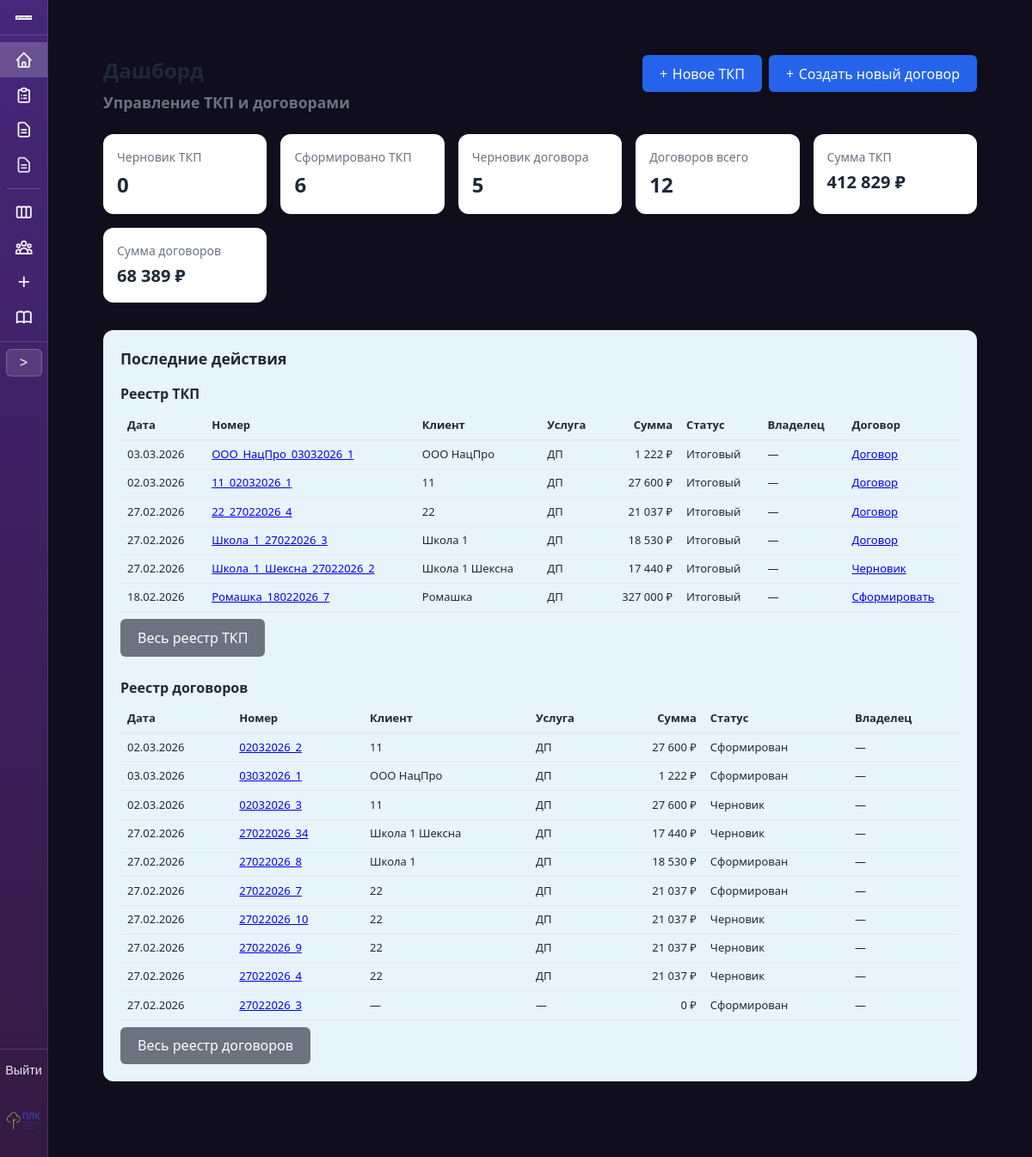
/start/ (signed in), run on an earlier commit of the app's database.
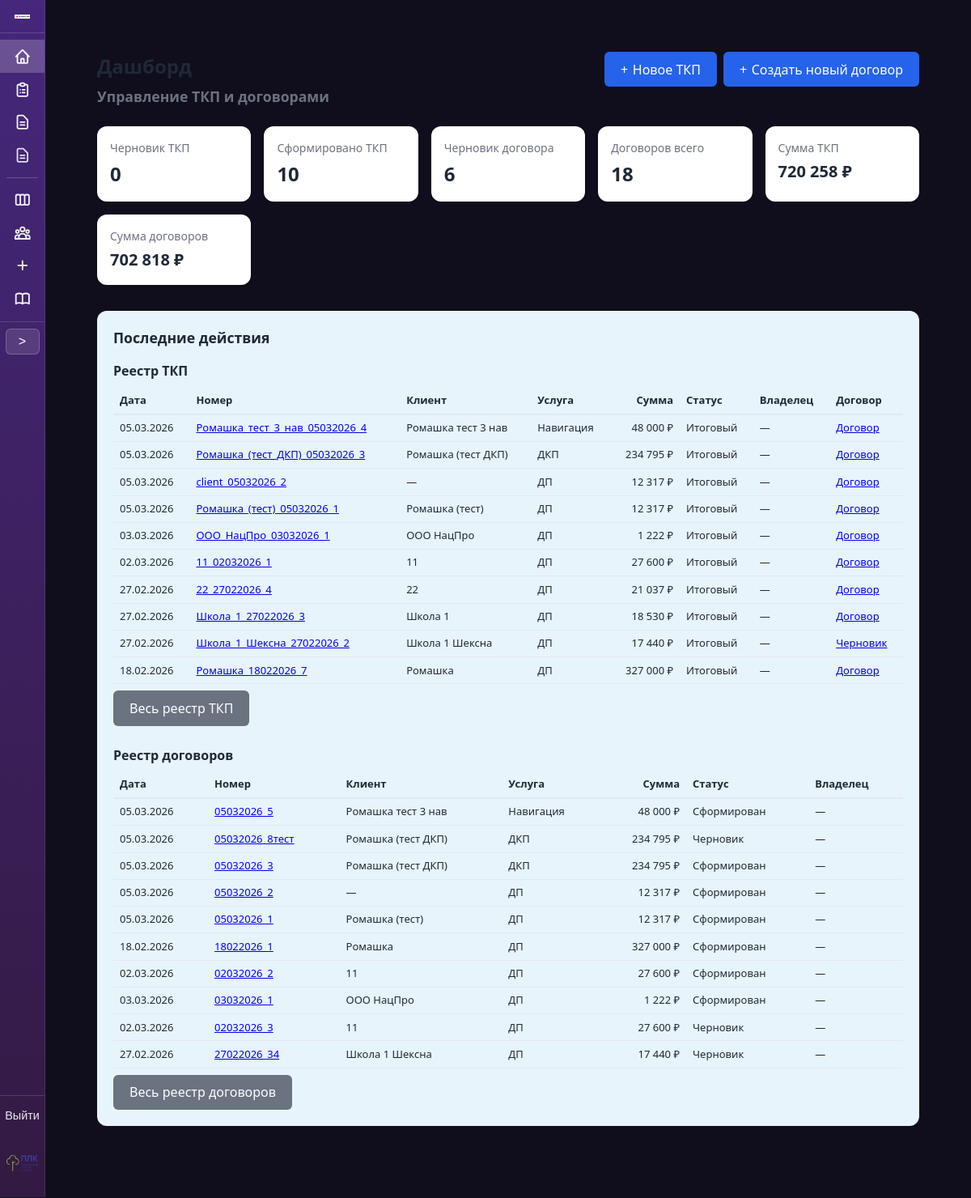
And on a later commit of the database.
### proposals/models.py (models this page shows, shortened)
class TKPRecord(models.Model):
    STATUS_DRAFT = 'draft'
    STATUS_FINAL = 'final'
    STATUS_CHOICES = [
        (STATUS_DRAFT, 'Черновик'),
        (STATUS_FINAL, 'Итоговый'),
    ]
    date = models.DateField('Дата')
    number = models.CharField('Номер документа', max_length=150, unique=True)
    client = models.CharField('Клиент', max_length=255, blank=True)
    service = models.CharField('Услуга', max_length=255)
    sum_total = models.DecimalField('Сумма', max_digits=15, decimal_places=2, default=0)
    room = models.TextField('Параметры объекта / помещение', blank=True)
    s = models.CharField('Площадь / количество', max_length=100, blank=True)
    text = models.TextField('Произвольный текст из ТКП', blank=True)
    status = models.CharField(
        'Статус',
        max_length=20,
        choices=STATUS_CHOICES,
        default=STATUS_FINAL,
    )
    notes = models.TextField('Заметки по сделке', blank=True, default='')
    rows_json = models.JSONField(
        'Строки комплексного ТКП (позиции)',
        null=True,
        blank=True,
        help_text='Список строк: service_name, comment, srok, unit, quantity, price_per_unit, total',
    )
    created_at = models.DateTimeField('Создано', auto_now_add=True)
    created_by = models.ForeignKey(
        settings.AUTH_USER_MODEL,
        on_delete=models.SET_NULL,
        null=True,
        blank=True,
        related_name='created_tkp_records',
        verbose_name='Владелец',
    )
    class Meta:
        verbose_name = 'Запись ТКП'
        verbose_name_plural = 'Записи ТКП'
        ordering = ['-created_at']

class ContractRecord(models.Model):
    STATUS_DRAFT = 'draft'
    STATUS_FINAL = 'final'
    STATUS_CHOICES = [
        (STATUS_DRAFT, 'Черновик'),
        (STATUS_FINAL, 'Итоговый'),
    ]
    date = models.DateField('Дата договора')
    number = models.CharField('Номер договора', max_length=50, unique=True)
    status = models.CharField('Статус', max_length=20, choices=STATUS_CHOICES, default=STATUS_FINAL)
    tkp = models.ForeignKey(
        TKPRecord,
        on_delete=models.SET_NULL,
        null=True,
        blank=True,
        verbose_name='ТКП',
        related_name='contracts',
    )
    counterparty = models.ForeignKey(
        Counterparty,
        on_delete=models.SET_NULL,
        null=True,
        blank=True,
        verbose_name='Контрагент',
    )
    client = models.CharField('Клиент', max_length=500, blank=True)
    service = models.CharField('Услуга', max_length=255, blank=True)
    sum_total = models.DecimalField('Сумма', max_digits=15, decimal_places=2, default=0)
    docx_file = models.CharField('Файл DOCX', max_length=255, blank=True)
    pdf_file = models.CharField('Файл PDF', max_length=255, blank=True)
    contract_snapshot = models.JSONField('Снимок реквизитов', null=True, blank=True)
    created_at = models.DateTimeField('Создано', auto_now_add=True)
    created_by = models.ForeignKey(
        settings.AUTH_USER_MODEL,
        on_delete=models.SET_NULL,
        null=True,
        blank=True,
        related_name='created_contract_records',
        verbose_name='Владелец',
    )
    class Meta:
        verbose_name = 'Запись договора'
        verbose_name_plural = 'Записи договоров'
        ordering = ['-created_at']

### proposals/views.py (the view)
# urls.py: path('start/', views.start_view, name='start'),
@login_required
@require_http_methods(['GET'])
def start_view(request):
    from django.db.models import Sum
    tkp_draft_count = TKPRecord.objects.filter(status=TKPRecord.STATUS_DRAFT).count()
    tkp_final_count = TKPRecord.objects.filter(status=TKPRecord.STATUS_FINAL).count()
    contract_draft_count = ContractRecord.objects.filter(status=ContractRecord.STATUS_DRAFT).count()
    contract_total_count = ContractRecord.objects.count()
    sum_tkp = TKPRecord.objects.filter(status=TKPRecord.STATUS_FINAL).aggregate(s=Sum('sum_total'))['s'] or 0
    sum_contracts = ContractRecord.objects.filter(status=ContractRecord.STATUS_FINAL).aggregate(s=Sum('sum_total'))['s'] or 0
    recent_tkp = TKPRecord.objects.select_related('created_by').order_by('-created_at')[:10]
    recent_contracts = ContractRecord.objects.select_related('created_by', 'tkp').order_by('-created_at')[:10]
    contract_by_tkp = {
        c.tkp_id: c
        for c in ContractRecord.objects.filter(
            status=ContractRecord.STATUS_FINAL, tkp__isnull=False
        ).select_related('tkp')
    }
    contract_draft_by_tkp = {
        c.tkp_id: c
        for c in ContractRecord.objects.filter(
            status=ContractRecord.STATUS_DRAFT, tkp__isnull=False
        ).select_related('tkp')
    }
    contract_template_by_tkp = {}
    for r in recent_tkp:
        if r.service == 'Комплексное ТКП' and r.rows_json:
            tpl = get_contract_template_for_complex_tkp(r.rows_json)
            contract_template_by_tkp[r.pk] = tpl if tpl else True
    context = {
        'tkp_draft_count': tkp_draft_count,
        'tkp_final_count': tkp_final_count,
        'contract_draft_count': contract_draft_count,
        'contract_total_count': contract_total_count,
        'sum_tkp': sum_tkp,
        'sum_contracts': sum_contracts,
        'recent_tkp': recent_tkp,
        'recent_contracts': recent_contracts,
        'contract_template_by_service': SERVICE_TO_CONTRACT_TEMPLATE,
        'contract_template_by_tkp': contract_template_by_tkp,
        'contract_by_tkp': contract_by_tkp,
        'contract_draft_by_tkp': contract_draft_by_tkp,
    }
    return render(request, 'proposals/start.html', context)

### proposals/templatetags/proposal_filters.py (called while the page is built)
@register.filter
def get_item(d, key):
    if d is None:
        return None
    return d.get(key) if hasattr(d, 'get') else None

@register.filter
def format_price(value):
    if value is None:
        return ''
    try:
        s = str(int(value))
    except (ValueError, TypeError):
        return str(value)
    n = len(s)
    if n <= 3:
        return s
    r = n % 3 or 3
    result = s[:r]
    for i in range(r, n, 3):
        result += ' ' + s[i:i + 3]
    return result

### proposals/templates/proposals/start.html (shortened to what the changed rows need)
{% extends "proposals/base.html" %}
{% load proposal_filters %}
{% block main_content %}
<div class="container container--wide" style="padding: 2rem;">
    <header style="display: flex; justify-content: space-between; align-items: flex-start; flex-wrap: wrap; gap: 1rem; margin-bottom: 1.5rem;">
        <div>
            <h1 style="margin: 0 0 0.35rem;">Дашборд</h1>
        </div>
    </header>
    <div class="dashboard-cards" style="display: grid; grid-template-columns: repeat(auto-fill, minmax(160px, 1fr)); gap: 1rem; margin-bottom: 2rem;">
        <div class="card" style="padding: 1rem;">
            <div style="font-size: 0.875rem; color: var(--text-muted); margin-bottom: 0.25rem;">Сформировано ТКП</div>
            <div style="font-size: 1.5rem; font-weight: 700;">{{ tkp_final_count }}</div>
        </div>
        <div class="card" style="padding: 1rem;">
            <div style="font-size: 0.875rem; color: var(--text-muted); margin-bottom: 0.25rem;">Черновик договора</div>
            <div style="font-size: 1.5rem; font-weight: 700;">{{ contract_draft_count }}</div>
        </div>
        <div class="card" style="padding: 1rem;">
            <div style="font-size: 0.875rem; color: var(--text-muted); margin-bottom: 0.25rem;">Договоров всего</div>
            <div style="font-size: 1.5rem; font-weight: 700;">{{ contract_total_count }}</div>
        </div>
        <div class="card" style="padding: 1rem;">
            <div style="font-size: 0.875rem; color: var(--text-muted); margin-bottom: 0.25rem;">Сумма ТКП</div>
            <div style="font-size: 1.25rem; font-weight: 700;">{{ sum_tkp|format_price }} ₽</div>
        </div>
        <div class="card" style="padding: 1rem;">
            <div style="font-size: 0.875rem; color: var(--text-muted); margin-bottom: 0.25rem;">Сумма договоров</div>
            <div style="font-size: 1.25rem; font-weight: 700;">{{ sum_contracts|format_price }} ₽</div>
        </div>
    </div>
    <section class="dashboard-recent" style="background: #e8f4fc; border-radius: 12px; padding: 1.25rem; margin-bottom: 1.5rem;">
        <h2 style="font-size: 1.1rem; margin: 0 0 1rem;">Последние действия</h2>
        <div style="display: grid; gap: 1.5rem;">
            <div>
                <div style="overflow-x: auto;">
                    <table class="table-tkp-list" style="width: 100%; border-collapse: collapse; font-size: 0.8125rem;">
                        <thead>
                            <tr style="border-bottom: 2px solid var(--border);">
                                <th style="text-align: left; padding: 0.4rem 0.5rem;">Дата</th>
                                <th style="text-align: left; padding: 0.4rem 0.5rem;">Номер</th>
                                <th style="text-align: left; padding: 0.4rem 0.5rem;">Клиент</th>
                                <th style="text-align: left; padding: 0.4rem 0.5rem;">Услуга</th>
                                <th style="text-align: right; padding: 0.4rem 0.5rem;">Сумма</th>
                                <th style="text-align: left; padding: 0.4rem 0.5rem;">Статус</th>
                                <th style="text-align: left; padding: 0.4rem 0.5rem;">Владелец</th>
                                <th style="text-align: left; padding: 0.4rem 0.5rem;">Договор</th>
                            </tr>
                        </thead>
                        <tbody>
                            {% for r in recent_tkp %}
                            {% with contract_for_row=contract_by_tkp|get_item:r.pk contract_draft_for_row=contract_draft_by_tkp|get_item:r.pk %}
                            <tr style="border-bottom: 1px solid var(--border);">
                                <td style="padding: 0.4rem 0.5rem;">{{ r.date|date:"d.m.Y" }}</td>
                                <td style="padding: 0.4rem 0.5rem;">
                                    {% if r.status == 'draft' %}
                                    <a href="{% if r.service == 'Комплексное ТКП' %}{% url 'proposals:complex_form' %}?draft_id={{ r.pk }}{% else %}{% url 'proposals:form' %}?draft_id={{ r.pk }}{% endif %}">{{ r.number }}</a>
                                    {% else %}
                                    <a href="{% url 'proposals:table' %}">{{ r.number }}</a>
                                    {% endif %}
                                </td>
                                <td style="padding: 0.4rem 0.5rem;">{{ r.client|default:"—" }}</td>
                                <td style="padding: 0.4rem 0.5rem;">{{ r.service }}</td>
                                <td style="padding: 0.4rem 0.5rem; text-align: right;">{{ r.sum_total|format_price }} ₽</td>
                                <td style="padding: 0.4rem 0.5rem;">{{ r.get_status_display|default:"Итоговый" }}</td>
                                <td style="padding: 0.4rem 0.5rem;">{% if r.created_by %}{{ r.created_by.get_full_name|default:r.created_by.username }}{% else %}—{% endif %}</td>
                                <td style="padding: 0.4rem 0.5rem;">
                                    {% if r.status == 'draft' %}
                                    {% if r.pk in contract_template_by_tkp or r.service in contract_template_by_service %}
                                    <a href="{% url 'proposals:requisites_add' %}?tkp_id={{ r.pk }}&from=contract">Сформировать</a>
                                    {% else %}—{% endif %}
                                    {% elif contract_for_row %}
                                    <a href="{% url 'proposals:contract_table' %}">Договор</a>
                                    {% elif contract_draft_for_row %}
                                    <a href="{% url 'proposals:contract_form' r.pk %}?contract_draft_id={{ contract_draft_for_row.pk }}">Черновик</a>
                                    {% elif r.service in contract_template_by_service %}
                                    <a href="{% url 'proposals:requisites_add' %}?tkp_id={{ r.pk }}&from=contract">Сформировать</a>
                                    {% elif r.pk in contract_template_by_tkp %}
                                    <a href="{% url 'proposals:requisites_add' %}?tkp_id={{ r.pk }}&from=contract">Сформировать</a>
                                    {% else %}—{% endif %}
                                </td>
                            </tr>
                            {% endwith %}
                            {% empty %}
                            <tr>
                                <td colspan="8" style="padding: 0.75rem; color: var(--text-muted);">Нет записей ТКП</td>
                            </tr>
                            {% endfor %}
                        </tbody>
                    </table>
                </div>
            </div>
            <div>
                <div style="overflow-x: auto;">
                    <table class="table-contract-list" style="width: 100%; border-collapse: collapse; font-size: 0.8125rem;">
                        <thead>
                            <tr style="border-bottom: 2px solid var(--border);">
                                <th style="text-align: left; padding: 0.4rem 0.5rem;">Дата</th>
                                <th style="text-align: left; padding: 0.4rem 0.5rem;">Номер</th>
                                <th style="text-align: left; padding: 0.4rem 0.5rem;">Клиент</th>
                                <th style="text-align: left; padding: 0.4rem 0.5rem;">Услуга</th>
                                <th style="text-align: right; padding: 0.4rem 0.5rem;">Сумма</th>
                                <th style="text-align: left; padding: 0.4rem 0.5rem;">Статус</th>
                                <th style="text-align: left; padding: 0.4rem 0.5rem;">Владелец</th>
                            </tr>
                        </thead>
                        <tbody>
                            {% for r in recent_contracts %}
                            <tr style="border-bottom: 1px solid var(--border);">
                                <td style="padding: 0.4rem 0.5rem;">{{ r.date|date:"d.m.Y" }}</td>
                                <td style="padding: 0.4rem 0.5rem;">
                                    {% if r.status == 'draft' and r.tkp_id %}
                                    <a href="{% url 'proposals:contract_form' r.tkp_id %}?contract_draft_id={{ r.pk }}">{{ r.number }}</a>
                                    {% else %}
                                    <a href="{% url 'proposals:contract_table' %}">{{ r.number }}</a>
                                    {% endif %}
                                </td>
                                <td style="padding: 0.4rem 0.5rem;">{{ r.client|default:"—" }}</td>
                                <td style="padding: 0.4rem 0.5rem;">{{ r.service|default:"—" }}</td>
                                <td style="padding: 0.4rem 0.5rem; text-align: right;">{{ r.sum_total|format_price }} ₽</td>
                                <td style="padding: 0.4rem 0.5rem;">{% if r.status == 'draft' %}Черновик{% else %}Сформирован{% endif %}</td>
                                <td style="padding: 0.4rem 0.5rem;">{% if r.created_by %}{{ r.created_by.get_full_name|default:r.created_by.username }}{% else %}—{% endif %}</td>
                            </tr>
                            {% empty %}
                            <tr>
                                <td colspan="7" style="padding: 0.75rem; color: var(--text-muted);">Нет договоров</td>
                            </tr>
                            {% endfor %}
                        </tbody>
                    </table>
                </div>
            </div>
        </div>
    </section>
</div>
{% endblock %}

What changed in the data, as far as the page shows it:
no longer on this page (row unchanged): ContractRecord: date "27.02.2026", number "27022026_8", client "Школа 1", service "ДП", sum_total "18 530", status "Сформирован"
no longer on this page (row unchanged): ContractRecord: date "27.02.2026", number "27022026_7", client "22", service "ДП", sum_total "21 037", status "Сформирован"
no longer on this page (row unchanged): ContractRecord: date "27.02.2026", number "27022026_10", client "22", service "ДП", sum_total "21 037", status "Черновик"
no longer on this page (row unchanged): ContractRecord: date "27.02.2026", number "27022026_9", client "22", service "ДП", sum_total "21 037", status "Черновик"
no longer on this page (row unchanged): ContractRecord: date "27.02.2026", number "27022026_4", client "22", service "ДП", sum_total "21 037", status "Черновик"
no longer on this page (row unchanged): ContractRecord: date "27.02.2026", number "27022026_3", client "—", service "—", sum_total "0", status "Сформирован"
added TKPRecord: date "05.03.2026", number "Ромашка_тест_3_нав_05032026_4", client "Ромашка тест 3 нав", service "Навигация", sum_total "48 000", status "Итоговый", shows "Договор"
added TKPRecord: date "05.03.2026", number "Ромашка_(тест_ДКП)_05032026_3", client "Ромашка (тест ДКП)", service "ДКП", sum_total "234 795", status "Итоговый", shows "Договор"
added TKPRecord: date "05.03.2026", number "client_05032026_2", client "—", service "ДП", sum_total "12 317", status "Итоговый", shows "Договор"
added TKPRecord: date "05.03.2026", number "Ромашка_(тест)_05032026_1", client "Ромашка (тест)", service "ДП", sum_total "12 317", status "Итоговый", shows "Договор"
computed for TKPRecord "Ромашка_18022026_7": text "Сформировать" → "Договор"
added ContractRecord: date "05.03.2026", number "05032026_5", client "Ромашка тест 3 нав", service "Навигация", sum_total "48 000", status "Сформирован"
added ContractRecord: date "05.03.2026", number "05032026_8тест", client "Ромашка (тест ДКП)", service "ДКП", sum_total "234 795", status "Черновик"
added ContractRecord: date "05.03.2026", number "05032026_3", client "Ромашка (тест ДКП)", service "ДКП", sum_total "234 795", status "Сформирован"
added ContractRecord: date "05.03.2026", number "05032026_2", client "—", service "ДП", sum_total "12 317", status "Сформирован"
added ContractRecord: date "05.03.2026", number "05032026_1", client "Ромашка (тест)", service "ДП", sum_total "12 317", status "Сформирован"
added ContractRecord: date "18.02.2026", number "18022026_1", client "Ромашка", service "ДП", sum_total "327 000", status "Сформирован"
Also different on the page:
{{ tkp_final_count }}: "6" → "10"
{{ contract_draft_count }}: "5" → "6"
{{ contract_total_count }}: "12" → "18"
{{ sum_tkp|format_price }}: "412 829" → "720 258"
{{ sum_contracts|format_price }}: "68 389" → "702 818"
